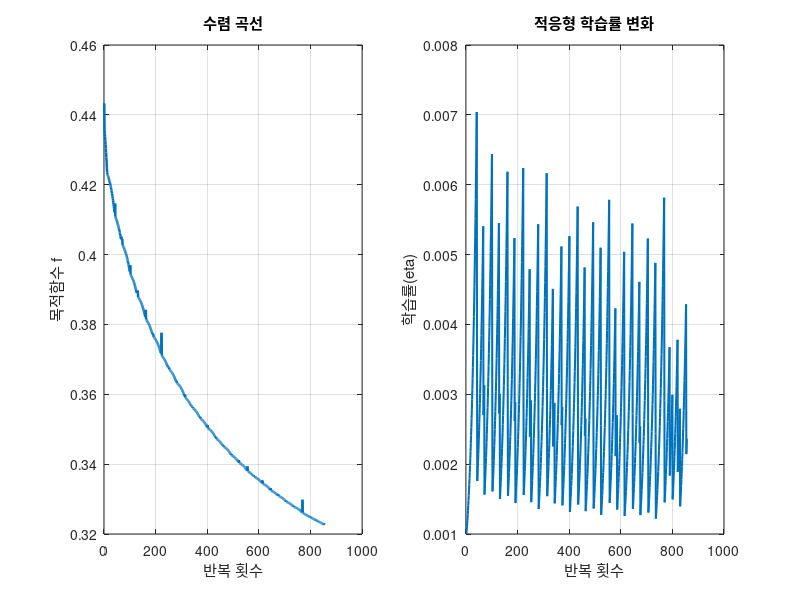
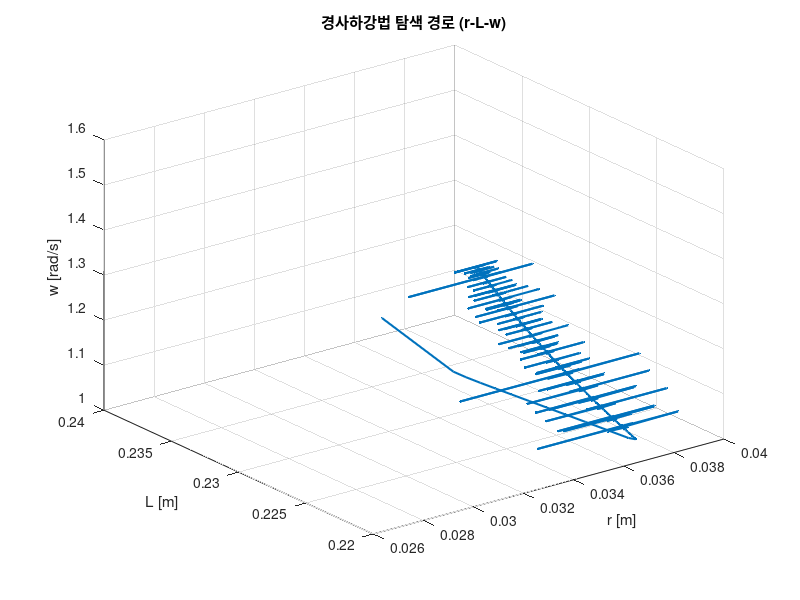

Source code (MATLAB) for these figures, in order:
clear; clc; close all;

%% 상수
M = 0.18 * 0.1047;
v_robot = 0.2;

%% 변수 범위
r_min = 0.01; r_max = 0.05;
L_min = 0.20; L_max = 0.26;
w_min = 10 * 2*pi/60;
w_max = 21 * 2*pi/60;

%% 초기값
r = 0.045; L = 0.26; w = 1.0;

%% 하이퍼파라미터
eta = 1e-3;             
max_iter = 100000;      
tol_f = 1e-6;           
tol_x = 1e-5;           
tol_g = 1e-4;           
eta_min = 1e-5;         
eta_max = 5e-2;         

%% 정규화 기준 샘플
r_samp = linspace(r_min, r_max, 15);
L_samp = linspace(L_min, L_max, 15);
w_samp = linspace(w_min, w_max, 15);
H_vals = []; P_vals = []; W_vals = [];

for ri = r_samp
    for Li = L_samp
        for wi = w_samp
            v_tip = 2*pi*ri*wi;
            % 효율항에 L 감쇠항 추가 (1 + 12*L^2)
            H_vals(end+1) = (2*pi*ri*Li*abs(v_tip - v_robot)) / ...
                ((1 + (v_tip/v_robot)^2) * (1 + 12*Li^2));
            P_vals(end+1) = ri^3 * Li * wi;
            W_vals(end+1) = abs(4*v_robot*ri^2*Li - ri^3*Li*wi);
        end
    end
end

H_min = min(H_vals); H_max = max(H_vals);
P_min = min(P_vals); P_max = max(P_vals);
W_min = min(W_vals); W_max = max(W_vals);

normalize = @(x,xmin,xmax) (x - xmin) / (xmax - xmin);

%% 목적함수 정의
obj = @(r,L,w) 0.35 * ( normalize(r^3*L*w , P_min, P_max) ) ...
             + 0.35 * ( normalize(abs(4*v_robot*r^2*L - r^3*L*w), W_min, W_max) ) ...
             + 0.3  * ( 1 - normalize( ...
                (2*pi*r*L*abs(2*pi*r*w - v_robot)) / ...
                ((1 + (2*pi*r*w/v_robot)^2)*(1 + 12*L^2)), ...
                H_min, H_max));

%% 로그 초기화
J = []; r_log = []; L_log = []; w_log = []; eta_log = [];

%% --- 경사하강법 반복 ---
for i = 1:max_iter
    h = 1e-5;
    % 수치미분 (중심차분)
    df_dr = (obj(r+h,L,w) - obj(r-h,L,w)) / (2*h);
    df_dL = (obj(r,L+h,w) - obj(r,L-h,w)) / (2*h);
    df_dw = (obj(r,L,w+h) - obj(r,L,w-h)) / (2*h);
    grad_norm = sqrt(df_dr^2 + df_dL^2 + df_dw^2);
    
    % 변수 업데이트
    r_new = r - eta * df_dr;
    L_new = L - eta * df_dL;
    w_new = w - eta * df_dw;

    %% --- 제약조건 처리 ---
    % 기본 범위 제약
    r_new = max(min(r_new, r_max), r_min);
    L_new = max(min(L_new, L_max), L_min);
    w_new = max(min(w_new, w_max), w_min);

    % 완화된 비율 제약 (3.5r ≤ L ≤ 6.5r), 단 최소길이 0.22 고정
    if L_new < max(0.22, 3.5*r_new)
        L_new = max(0.22, 3.5*r_new);
    elseif L_new > 6.5*r_new
        L_new = 6.5*r_new;
    end

    %% --- 물리적 제약 ---
    % 끝단속도 제약 (v_tip ≤ 1.0 m/s)
    v_tip = 2*pi*r_new*w_new;
    if v_tip > 1.0
        w_new = 1.0 / (2*pi*r_new);
        fprintf('[제약] 끝단속도 초과 → w_new 조정 (%.4f rad/s)\n', w_new);
    end

    % 전력상한 제약 (P ≤ 12 W)
    rho = 0.18 * 0.1047; mu = 0.3; N = 10;
    P = 0.5*rho*pi*r_new^4*L_new*w_new^2 + mu*N*r_new*w_new;
    if P > 12
        w_new = w_new * sqrt(12 / P);
        fprintf('[제약] 전력 초과 → w_new 축소 (%.4f rad/s)\n', w_new);
    end

    %% 변화량 계산
    delta_x = sqrt((r_new - r)^2 + (L_new - L)^2 + (w_new - w)^2);

    %% 업데이트
    r = r_new; L = L_new; w = w_new;
    J(i) = obj(r,L,w);
    r_log(i)=r; L_log(i)=L; w_log(i)=w; eta_log(i)=eta;

    %% --- 적응형 학습률 ---
    if i>1
        if J(i) > J(i-1)
            eta = max(eta*0.5, eta_min);
        else
            eta = min(eta*1.05, eta_max);
        end
    end

    %% --- 수렴 조건 ---
    if i>1
        delta_f = abs(J(i)-J(i-1));
        if (delta_f<tol_f)||(delta_x<tol_x)||(grad_norm<tol_g)
            fprintf('수렴 조건 충족 (%d iter)\n',i);
            break;
        end
    end
end

%% --- 결과 출력 ---
fprintf('\n===== 최적화 결과 =====\n');
fprintf('r = %.4f m\n', r);
fprintf('L = %.4f m\n', L);
fprintf('w = %.4f rad/s (%.2f rpm)\n', w, w*60/(2*pi));
fprintf('f = %.6f\n', J(i));

%% --- 결과 시각화 ---
figure;
subplot(1,2,1)
plot(J, 'LineWidth', 1.8);
xlabel('반복 횟수'); ylabel('목적함수 f');
title('수렴 곡선'); grid on;

subplot(1,2,2)
plot(eta_log, 'LineWidth', 1.5);
xlabel('반복 횟수'); ylabel('학습률(eta)');
title('적응형 학습률 변화'); grid on;

figure;
plot3(r_log, L_log, w_log, '.-','LineWidth',1.5);
xlabel('r [m]'); ylabel('L [m]'); zlabel('w [rad/s]');
title('경사하강법 탐색 경로 (r-L-w)');
grid on;
